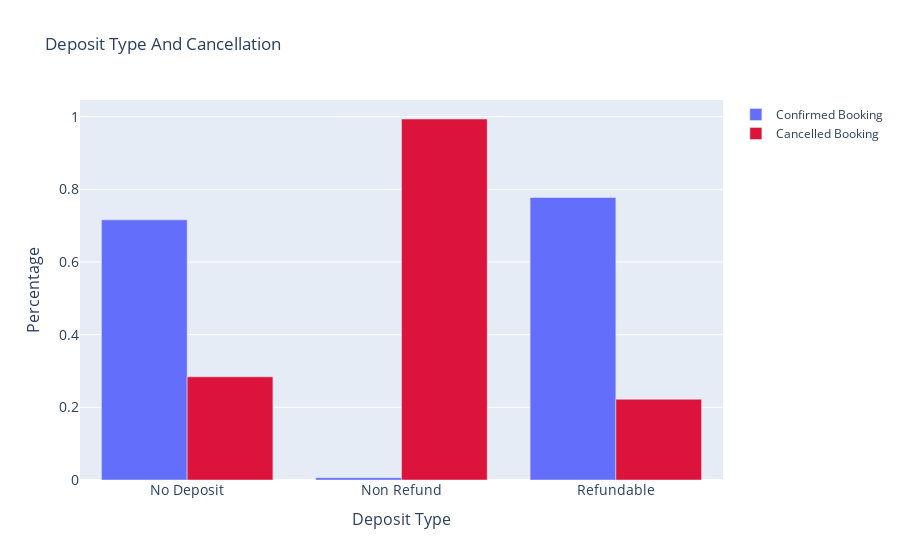

The notebook cell saved with this chart:
### Markdown cell above
### Deposit Type & Cancellation

### Code cell
lead_time_canceled =  pd.crosstab(df['deposit_type'], df['is_canceled'], normalize = 'index')

fig = go.Figure(data=[
    go.Bar(name='Confirmed Booking', x=lead_time_canceled.index, y=lead_time_canceled[0]),
    go.Bar(name='Cancelled Booking', x=lead_time_canceled.index, y=lead_time_canceled[1],marker_color = 'crimson')
    
])
# Change the bar mode
fig.update_layout(barmode='group', title = 'Deposit Type And Cancellation',
                 yaxis=dict(
                 title='Percentage',
                 titlefont_size=16,
                 tickfont_size=14,)
                ,xaxis=dict(
                 title='Deposit Type',
                 titlefont_size=16,
                 tickfont_size=14,))
fig.show()


# we can see from the graph booking that has lead time more than 7 months are more likely to be canceled than to be confirmed
# in general the longer the lead time the higher the chances the booking to be cancelled compared to be confirmed

### Figure 1 — Plotly figure (JSON) as saved in the notebook; plotly's stock layout.template omitted (floating-point values rounded to 4 significant figures)
{"data": [{"name": "Confirmed Booking", "type": "bar", "x": ["No Deposit", "Non Refund", "Refundable"], "y": [0.716, 0.006376, 0.7778]}, {"marker": {"color": "crimson"}, "name": "Cancelled Booking", "type": "bar", "x": ["No Deposit", "Non Refund", "Refundable"], "y": [0.284, 0.9936, 0.2222]}], "layout": {"barmode": "group", "title": {"text": "Deposit Type And Cancellation"}, "xaxis": {"tickfont": {"size": 14}, "title": {"font": {"size": 16}, "text": "Deposit Type"}}, "yaxis": {"tickfont": {"size": 14}, "title": {"font": {"size": 16}, "text": "Percentage"}}}}
